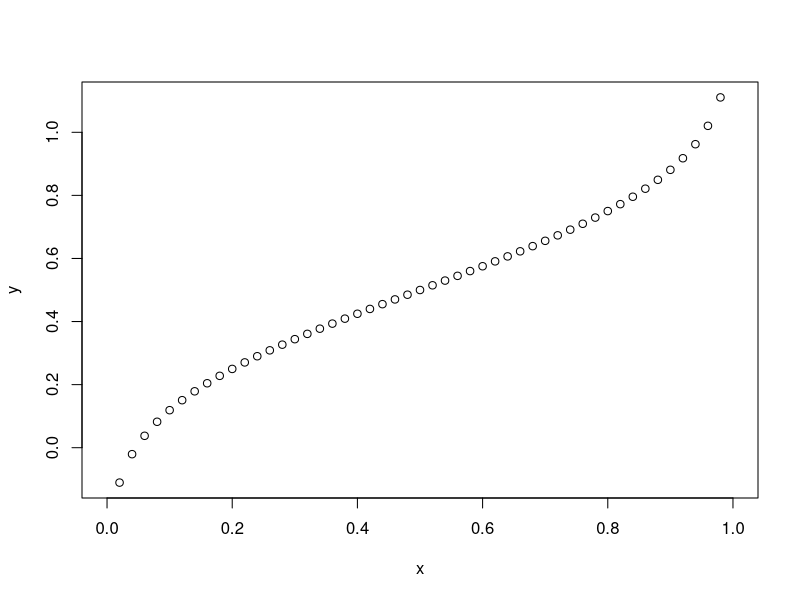

This chart was generated by the following R code:

library('ggplot2')
# The qnorm() function computes the quantile (inverse of pnorm()) for a given cumulative probability.
# lower.tail: If TRUE, probabilities are P[X ≤ x]; otherwise, P[X > x].
# Create a sequence of probability values 
# incrementing by 0.02.
x <- seq(0, 1, by = 0.02)

y <- qnorm(x, mean(x), sd(x))

# output to be present as PNG file
png(file = "qnormExample.png")

# Plot the graph.
plot(x, y)

# Save the file.
dev.off()
